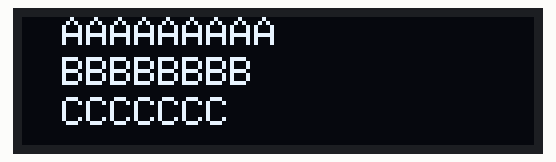
The sketch below on a simulated Arduino Uno, built with avr-gcc and run on an emulated ATmega328P. On the bench: 128×32 one-colour display. The display library's start-up logo is not drawn.

Above: at 2.1 s.
At 4.41 s:
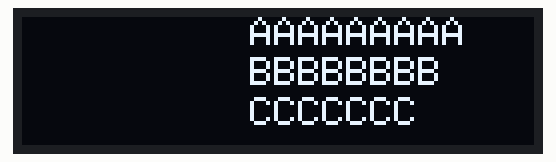
At 13.11 s:
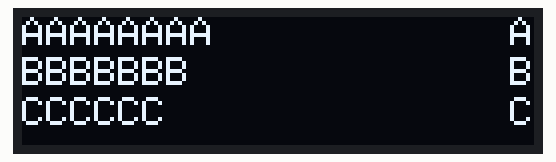
At 22.11 s:
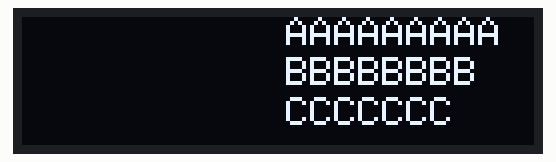
At 30.81 s:
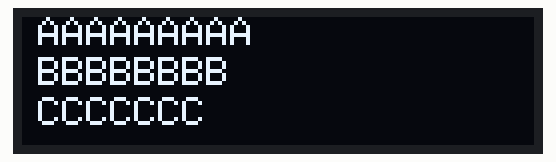
At 39.83 s:
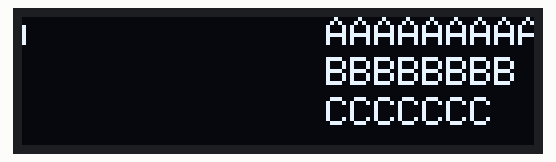

The sketch:

ScreenTest.ino
```cpp
#include <SPI.h>
#include <Wire.h>
#include <Adafruit_GFX.h>
#include <Adafruit_SSD1306.h>

#define SCREEN_WIDTH 128 // OLED display width, in pixels
#define SCREEN_HEIGHT 32 // OLED display height, in pixels

#define OLED_RESET     4 // Reset pin # (or -1 if sharing Arduino reset pin)
#define SCREEN_ADDRESS 0x3C ///< See datasheet for Address; 0x3D for 128x64, 0x3C for 128x32

Adafruit_SSD1306 display(SCREEN_WIDTH, SCREEN_HEIGHT, &Wire, OLED_RESET);

void setup() {
  // SSD1306_SWITCHCAPVCC = generate display voltage from 3.3V internally
  if(!display.begin(SSD1306_SWITCHCAPVCC, SCREEN_ADDRESS)) {
    for(;;); // Don't proceed, loop forever
  }

  // Show initial display buffer contents on the screen --
  // the library initializes this with an Adafruit splash screen.
  display.display();
  delay(2000); // Pause for 2 seconds

  // Clear the buffer
  display.clearDisplay();

  display.setTextSize(1); // Draw 2X-scale text
  display.setTextColor(SSD1306_WHITE);
  display.setCursor(10, 0);
  display.println(F("AAAAAAAAA"));
  display.setCursor(10, 10);
  display.println(F("BBBBBBBB"));
  display.setCursor(10, 20);
  display.println(F("CCCCCCC"));
  display.display();      // Show initial text
  delay(100);
  display.startscrollright(0x00, 0x0F);
  delay(2000);
//  display.stopscroll();

  ////////////////////////////////////////


}

void loop() {
  // put your main code here, to run repeatedly:

}
```

Measured:
- what the display in image 0 shows lasts 0.4 s, from 2.1 s to 2.5 s
